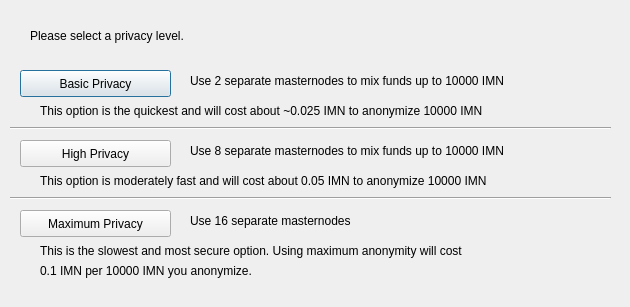
<?xml version="1.0" encoding="UTF-8"?>
<ui version="4.0">
 <class>ObfuscationConfig</class>
 <widget class="QDialog" name="ObfuscationConfig">
  <property name="geometry">
   <rect>
    <x>0</x>
    <y>0</y>
    <width>630</width>
    <height>307</height>
   </rect>
  </property>
  <property name="windowTitle">
   <string>Configure Obfuscation</string>
  </property>
  <widget class="QPushButton" name="buttonBasic">
   <property name="geometry">
    <rect>
     <x>20</x>
     <y>70</y>
     <width>151</width>
     <height>27</height>
    </rect>
   </property>
   <property name="text">
    <string>Basic Privacy</string>
   </property>
  </widget>
  <widget class="QPushButton" name="buttonHigh">
   <property name="geometry">
    <rect>
     <x>20</x>
     <y>140</y>
     <width>151</width>
     <height>27</height>
    </rect>
   </property>
   <property name="text">
    <string>High Privacy</string>
   </property>
  </widget>
  <widget class="QPushButton" name="buttonMax">
   <property name="geometry">
    <rect>
     <x>20</x>
     <y>210</y>
     <width>151</width>
     <height>27</height>
    </rect>
   </property>
   <property name="text">
    <string>Maximum Privacy</string>
   </property>
  </widget>
  <widget class="QLabel" name="label">
   <property name="geometry">
    <rect>
     <x>30</x>
     <y>20</y>
     <width>571</width>
     <height>31</height>
    </rect>
   </property>
   <property name="text">
    <string>Please select a privacy level.</string>
   </property>
  </widget>
  <widget class="QLabel" name="label_2">
   <property name="geometry">
    <rect>
     <x>190</x>
     <y>70</y>
     <width>421</width>
     <height>21</height>
    </rect>
   </property>
   <property name="text">
    <string>Use 2 separate masternodes to mix funds up to 10000 IMN</string>
   </property>
  </widget>
  <widget class="QLabel" name="label_3">
   <property name="geometry">
    <rect>
     <x>190</x>
     <y>140</y>
     <width>411</width>
     <height>21</height>
    </rect>
   </property>
   <property name="text">
    <string>Use 8 separate masternodes to mix funds up to 10000 IMN</string>
   </property>
  </widget>
  <widget class="QLabel" name="label_4">
   <property name="geometry">
    <rect>
     <x>190</x>
     <y>210</y>
     <width>421</width>
     <height>21</height>
    </rect>
   </property>
   <property name="text">
    <string>Use 16 separate masternodes</string>
   </property>
  </widget>
  <widget class="QLabel" name="label_6">
   <property name="geometry">
    <rect>
     <x>40</x>
     <y>100</y>
     <width>561</width>
     <height>21</height>
    </rect>
   </property>
   <property name="text">
    <string>This option is the quickest and will cost about ~0.025 IMN to anonymize 10000 IMN</string>
   </property>
  </widget>
  <widget class="QLabel" name="label_7">
   <property name="geometry">
    <rect>
     <x>40</x>
     <y>170</y>
     <width>561</width>
     <height>21</height>
    </rect>
   </property>
   <property name="text">
    <string>This option is moderately fast and will cost about 0.05 IMN to anonymize 10000 IMN</string>
   </property>
  </widget>
  <widget class="QLabel" name="label_8">
   <property name="geometry">
    <rect>
     <x>40</x>
     <y>240</y>
     <width>561</width>
     <height>21</height>
    </rect>
   </property>
   <property name="text">
    <string>This is the slowest and most secure option. Using maximum anonymity will cost</string>
   </property>
  </widget>
  <widget class="QLabel" name="label_9">
   <property name="geometry">
    <rect>
     <x>40</x>
     <y>260</y>
     <width>561</width>
     <height>21</height>
    </rect>
   </property>
   <property name="text">
    <string>0.1 IMN per 10000 IMN you anonymize.</string>
   </property>
  </widget>
  <widget class="Line" name="line">
   <property name="geometry">
    <rect>
     <x>10</x>
     <y>120</y>
     <width>601</width>
     <height>16</height>
    </rect>
   </property>
   <property name="orientation">
    <enum>Qt::Horizontal</enum>
   </property>
  </widget>
  <widget class="Line" name="line_2">
   <property name="geometry">
    <rect>
     <x>10</x>
     <y>190</y>
     <width>601</width>
     <height>16</height>
    </rect>
   </property>
   <property name="orientation">
    <enum>Qt::Horizontal</enum>
   </property>
  </widget>
 </widget>
 <resources/>
 <connections/>
</ui>
